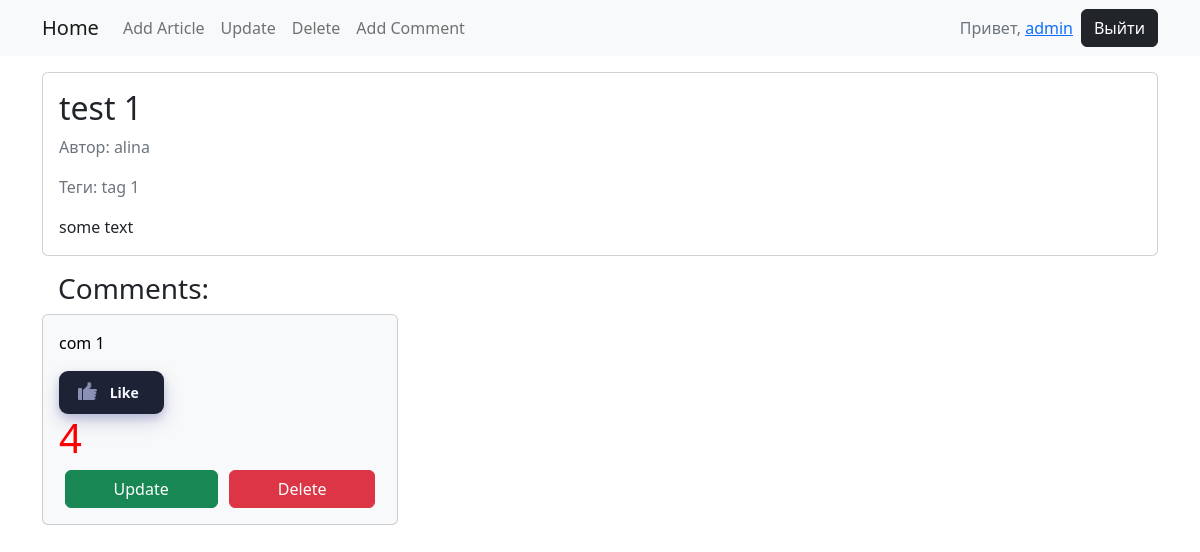
/article/2/ (signed in), run on the app's committed database.
### webapp/models.py (models this page shows, shortened)
class Article(models.Model):
    title = models.CharField(max_length=50, null=False, blank=False, verbose_name="Заголовок")
    content = models.TextField(max_length=3000, null=False, blank=False, verbose_name="Контент",
                               validators=(at_least_8,))
    author = models.ForeignKey(get_user_model(), on_delete=models.SET_DEFAULT, default=1, related_name='articles',
                               verbose_name="Автор")
    created_at = models.DateTimeField(auto_now_add=True, verbose_name="Время создания")
    updated_at = models.DateTimeField(auto_now=True, verbose_name="Время изменения")
    tags = models.ManyToManyField('webapp.Tag', related_name='articles', blank=True)
    like = models.ManyToManyField(get_user_model(), blank=True, related_name='likes')
    class Meta:
        permissions = [
            ('сan_have_piece_of_pizza', 'Может съесть кусочек пиццы'),
        ]
    def get_like_count(self):
        return self.like.count()

class Tag(models.Model):
    name = models.CharField(max_length=30, verbose_name='Тег')

class Comment(models.Model):
    text = models.TextField(max_length=400, verbose_name='Комментарий')
    article = models.ForeignKey('webapp.Article', on_delete=models.CASCADE, related_name='comments',
                                verbose_name="Статья")
    author = models.ForeignKey(get_user_model(), on_delete=models.SET_DEFAULT, default=1, related_name='comments',
                               verbose_name="Автор")
    created_at = models.DateTimeField(auto_now_add=True, verbose_name="Время создания")
    updated_at = models.DateTimeField(auto_now=True, verbose_name="Время изменения")
    like = models.ManyToManyField(get_user_model(), blank=True, related_name='likes_comment')

### webapp/views/article_views.py (the view)
# urls.py: path('article/<int:pk>/', ArticleView.as_view(), name='article_view'),
class ArticleView(DetailView):
    template_name = 'article/article_view.html'
    model = Article
    def get_context_data(self, **kwargs):
        context = super().get_context_data(**kwargs)
        article = self.object
        comments = article.comments.order_by('-created_at')
        context['comments'] = comments
        return context

### webapp/templates/article/article_view.html
{% extends 'base.html' %}
{% block nav %}
    {% if request.user.is_authenticated %}
        <li class="nav-item">
            <a class="nav-link" href="{% url 'webapp:article_add' %}">Add Article</a>
        </li>
        {% if perms.webapp.change_article or article.author == request.user %}
            <li class="nav-item">
                <a class="nav-link" href="{% url 'webapp:article_update' article.pk %}">Update</a>
            </li>
        {% endif %}
        {% if perms.webapp.delete_article  or article.author == request.user %}
            <li class="nav-item">
                <a class="nav-link" href="{% url 'webapp:article_delete' article.pk %}">Delete</a>
            </li>
        {% endif %}
        <li class="nav-item">
            <a class="nav-link" href="{% url 'webapp:article_comment_add' article.pk %}">Add Comment</a>
        </li>
    {% endif %}
{% endblock %}
{% block content %}
    <div class="card my-3">
        <div class="card-body">
            <h3 class="card-title fs-2">{{ article.title }}</h3>
            <p class="card-text text-secondary">Автор: {{ article.author }}</p>
            <p class="card-text text-secondary">Теги: {% for tag in article.tags.all %}
                {{ tag.name }} {% if  not forloop.last %},{% endif %}
            {% endfor %}</p>
            <p class="card-text">{{ article.content }}</p>
        </div>
    </div>
    <h3 class="ms-3">Comments:</h3>
    <div class="row">
        {% for comment in comments %}
            <div class="col-sm-4">
                <div class="card text-bg-light mb-3">
                    <div class="card-body">
                        <p class="card-text">{{ comment.text }}</p>
                    {% if request.user.is_authenticated %}
                            <button id="button" onclick="buttonClick(event)" data-index-link="{% url 'webapp:like' article.pk %}" class="button dark">
                              <div class="hand">
                                <div class="thumb"></div>
                              </div>
                              <span>Like<span>d</span></span>
                            </button>
                                  {% endif %}
                        <h1 id="counter">{{ article.get_like_count }}</h1>
                        <div class="d-flex justify-content-around">
                            {% if perms.webapp.change_comment or comment.author == request.user %}
                                <a href="{% url 'webapp:comment_update' comment.pk %}"
                                   class="btn btn-success px-5">Update</a>
                            {% endif %}
                            {% if perms.webapp.delete_comment or comment.author == request.user %}
                                <a href="{% url 'webapp:comment_delete' comment.pk %}"
                                   class="btn btn-danger px-5">Delete</a>
                            {% endif %}
                            </div>
                        </div>
                    </div>
                </div>
            </div>
        {% empty %}
            <p>Комментариев нет</p>
        {% endfor %}
    </div>
{% endblock %}

### webapp/templates/base.html (shortened to what this page needs)
{% load static %}
<!doctype html>
<html lang="en">
<head>
    <link href="https://cdn.jsdelivr.net/npm/bootstrap@5.2.2/dist/css/bootstrap.min.css" rel="stylesheet"
>
    <link rel="stylesheet" href="{% static "css/style.css" %}">
</head>
<body>
<nav class="navbar navbar-expand-lg bg-light">
    <div class="container">
        <a class="navbar-brand" href="{% url 'webapp:index' %}">Home</a>
        <div class="collapse navbar-collapse" id="navbarNav">
            <ul class="navbar-nav">
                {% block nav %}{% endblock %}
            </ul>
            {% if request.user.is_authenticated %}
                    <p class="ms-auto text-secondary d-inline-block my-0 py-auto" >Привет, <a href="{% url 'accounts:detail' request.user.pk %}">{{ request.user.username }}</a></p>
                    <a class="btn btn-dark ms-2" href="{% url 'accounts:logout' %}?next={{ request.get_full_path }}">Выйти</a>
            {% endif %}
        </div>
    </div>
</nav>
<div class="container">
    {% block content %}{% endblock %}
</body>
</html>

### data on the page
Article: title "test 1", author "alina", content "some text", get_like_count "4"
Tag: name "tag 1"
Comment: text "com 1"

### other printed values
{{ request.user.username }} "admin"
